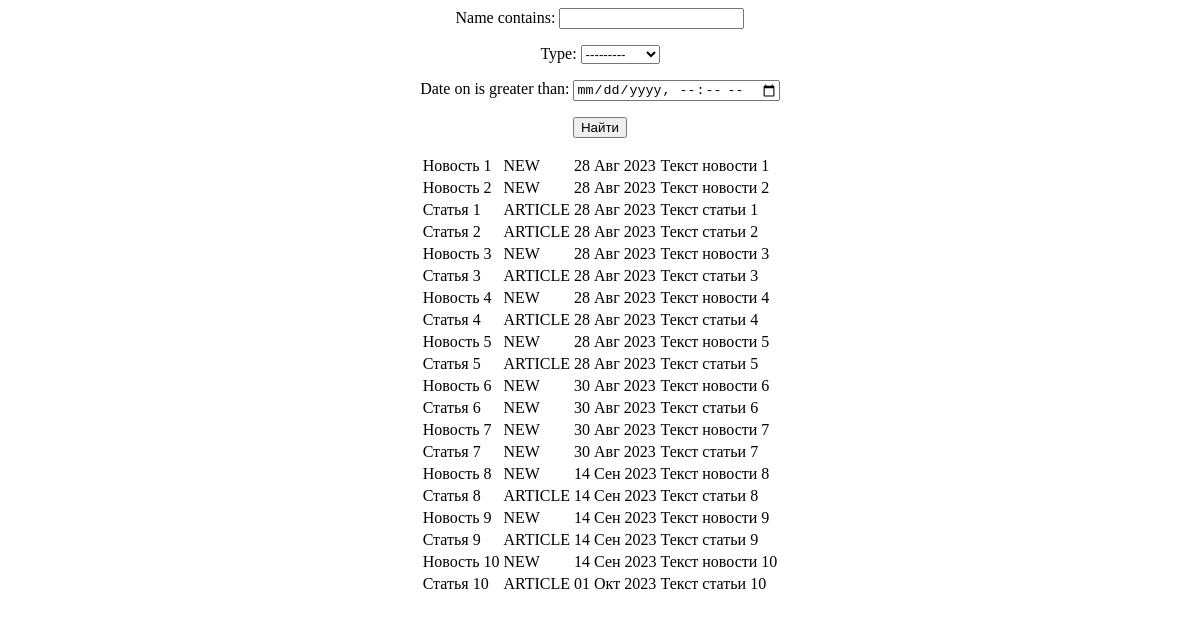
Before: /news/search with the older database file.
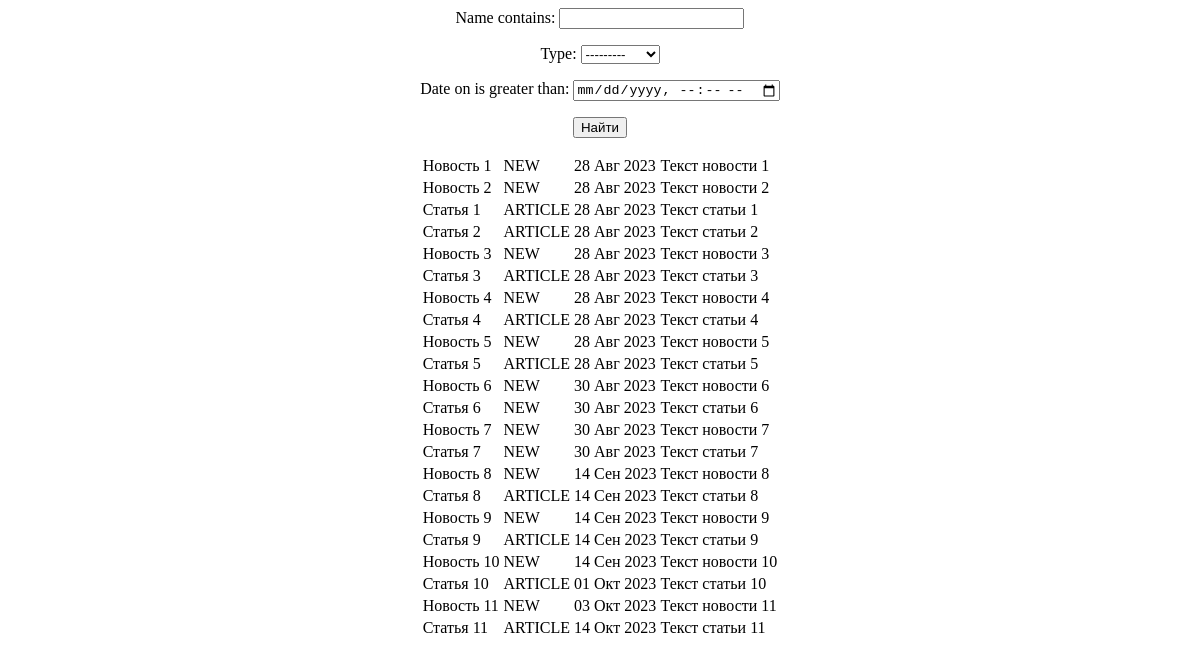
After: the same page with the newer database file.
### newsportal/models.py (models this page shows, shortened)
class News(models.Model):
    NEWS = 'NEW'
    ARTICLES = 'ARTICLE'
    TYPES = (
        (NEWS, ('NEW')),
        (ARTICLES, ('ARTICLE'))
    )
    name = models.CharField(
        max_length=50,
        unique=True,
    )
    type = models.CharField(max_length=8, choices=TYPES, default=ARTICLES, unique=False)
    category = models.ForeignKey(
        to='Category',
        on_delete=models.CASCADE,
    )
    text = models.TextField()
    date_on = models.DateField(auto_now_add = True)

### newsportal/views.py (the view)
# urls.py: path('news/search', NP_Search.as_view(), name='news_search'),
class NP_Search(ListView):
    form_class = NewsForm
    model = News
    template_name = 'news_search.html'
    context_object_name = 'text'
    def get_queryset(self):
        queryset = super().get_queryset()
        self.filterset = NewsFilter(self.request.GET, queryset)
        return self.filterset.qs
    def get_context_data(self, **kwargs):
        context = super().get_context_data(**kwargs)
        context['filterset'] = self.filterset
        return context

### newsportal/templates/news_search.html (shortened to what this page needs)
<html>
{% load custom_tags %}
<body>
<center>
    <form action="" method="get">
       {{ filterset.form.as_p }}
       <input type="submit" value="Найти" />
    </form>
   <table>
   {% for i in text %}
   <tr>
       <td>{{ i.name }}</td>
       <td>{{ i.type }}</td>
       <td>{{ i.date_on|date:'d M Y' }}</td>
       <td>{{ i.text|truncatechars:20 }}</td>
   </tr>
   {% endfor %}
   </table>
</center>
</body>
</html>

Changed rows visible on the page:
added News: name "Новость 11", type "NEW", date_on "03 Окт 2023", text "Текст новости 11"
added News: name "Статья 11", type "ARTICLE", date_on "14 Окт 2023", text "Текст статьи 11"
